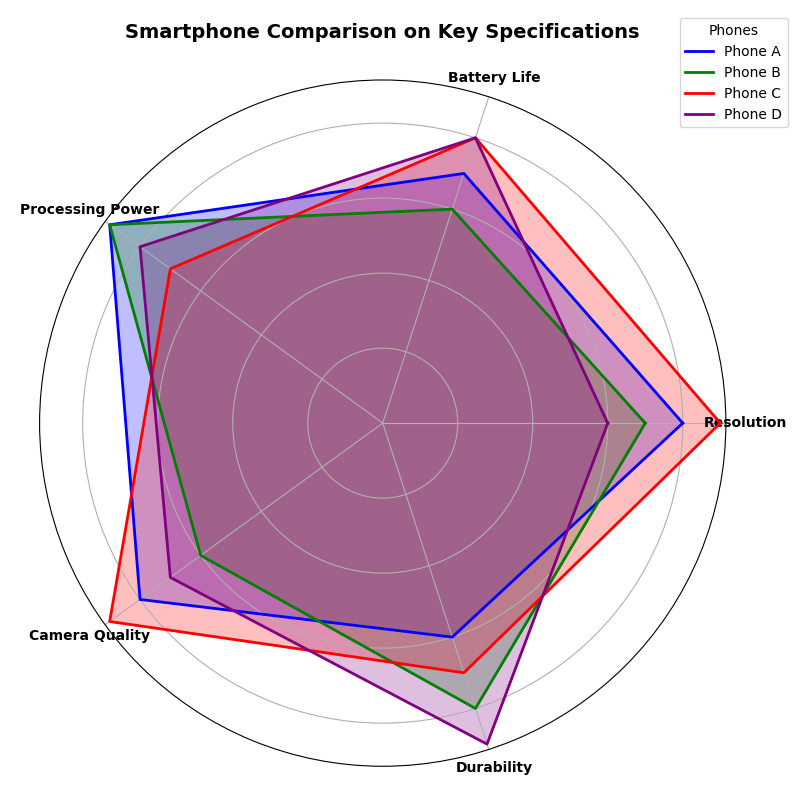

Recreate this plot in Python.
import numpy as np
import matplotlib.pyplot as plt
from math import pi

# Define the categories (parameters)
parameters = ['Resolution', 'Battery Life', 'Processing Power', 'Camera Quality', 'Durability']

# Number of variables
num_vars = len(parameters)

# Define the specs for each type of phone (normalized to a scale of 1-10)
smartphones = {
    'Phone A': [8, 7, 9, 8, 6],
    'Phone B': [7, 6, 9, 6, 8],
    'Phone C': [9, 8, 7, 9, 7],
    'Phone D': [6, 8, 8, 7, 9]
}

# Function to create radar chart
def create_radar_chart(ax, data, categories, label, color):
    angles = np.linspace(0, 2 * pi, num_vars, endpoint=False).tolist()
    data = data + data[:1]  # Complete the loop
    angles += angles[:1]

    ax.fill(angles, data, color=color, alpha=0.25)
    ax.plot(angles, data, color=color, linewidth=2, linestyle='solid', label=label)
    ax.set_yticklabels([])
    ax.set_xticks(angles[:-1])
    ax.set_xticklabels(categories, fontsize=10, fontweight='bold')

# Create the radar chart
fig, ax = plt.subplots(figsize=(8, 8), subplot_kw=dict(polar=True))

# Colors for each phone
colors = {
    'Phone A': 'blue', 
    'Phone B': 'green', 
    'Phone C': 'red', 
    'Phone D': 'purple'
}

# Plot each smartphone
for phone, specs in smartphones.items():
    create_radar_chart(ax, specs, parameters, phone, colors[phone])

# Configure the chart's appearance
ax.set_title("Smartphone Comparison on Key Specifications", fontsize=14, fontweight='bold', pad=30)

# Add a legend
plt.legend(loc='upper right', bbox_to_anchor=(1.1, 1.1), title="Phones")

# Automatically adjust layout to prevent overlap
plt.tight_layout()

# Display the radar chart
plt.show()
